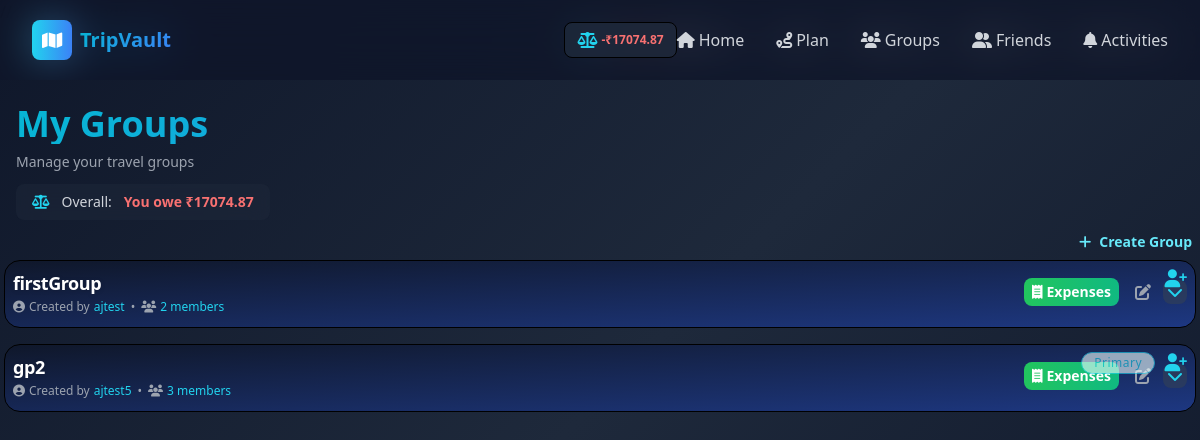
Screenshot of /tripvault/user/groups/ (signed in) with the database file from the repository.
### group/models.py (models this page shows, shortened)
class Group(BaseModel):
    uid = models.CharField(max_length=10, unique=True, db_index=True)
    name = models.CharField(max_length=30, null=True)
    description = models.TextField(blank=True, null=True)
    is_active = models.BooleanField(default=True)
    created_by = models.CharField(max_length=30)
    users_count = models.PositiveIntegerField(default=1)

### group/views.py (the view, shortened to what this page needs)
# urls.py: path('groups/', GroupView.as_view(), name='group'),
@method_decorator(login_required(login_url="/tripvault/user/login/"), name="dispatch")
class GroupView(APIView):
    def get(self, request):
        user = request.user.user
        if not user:
            return Response(
                {"error": "User Not Found!"}, status=status.HTTP_404_NOT_FOUND
            )
        group_ids = group_utils.get_user_groups(user)
        if not group_ids:
            return render(request, "user/group.html", {"user": user, "overall_balance": Decimal("0"), "overall_is_debtor": False})
        group_user_mapping = group_utils.create_group_user_mapping(
            list(set(group_ids)), user
        ).values()
        primary_mapping = group_models.UserGroupMapping.objects.filter(user=user, is_primary=True, is_active=True).first()
        primary_group_id = primary_mapping.group.id if primary_mapping else None
        overall_balance = Decimal("0")
        for grp in group_models.Group.objects.filter(id__in=list(set(group_ids)), is_active=True):
            overall_balance += expense_utils.get_group_balance(grp, user)
        overall_is_debtor = overall_balance < 0
        return render(
            request,
            "user/group_table.html",
            {"user": user, "group_user_mapping": group_user_mapping, "overall_balance": overall_balance, "overall_is_debtor": overall_is_debtor, "primary_group_id": primary_group_id},
        )

### common/context_processors.py (called while the page is built)
def primary_group_context(request):
    if not request.user.is_authenticated or not hasattr(request.user, 'user'):
        return {'primary_group_id': None}
    user = request.user.user
    mapping = UserGroupMapping.objects.filter(user=user, is_primary=True, is_active=True).select_related('group').first()
    primary_group_id = mapping.group.id if mapping else None
    primary_group_name = mapping.group.name if mapping else None
    return {'primary_group_id': primary_group_id, 'primary_group_name': primary_group_name}

def overall_balance_context(request):
    if not request.user.is_authenticated or not hasattr(request.user, 'user'):
        return {}
    user = request.user.user
    group_ids = UserGroupMapping.objects.filter(user=user, is_active=True).values_list('group_id', flat=True)
    groups = Group.objects.filter(id__in=group_ids)
    overall_balance = Decimal('0')
    for group in groups:
        overall_balance += get_group_balance(group, user)
    overall_is_debtor = overall_balance < 0
    return {
        'overall_balance': overall_balance,
        'overall_is_debtor': overall_is_debtor,
    }

### expense/utils.py (called while the page is built)
def get_group_balance(group, user):
    paid_total = Expense.objects.filter(
        group=group,
        paid_by=user
    ).aggregate(total=Sum('amount'))['total'] or Decimal('0')
    owed_total = ExpenseSplit.objects.filter(
        expense__group=group,
        user=user
    ).aggregate(total=Sum('amount_owed'))['total'] or Decimal('0')
    settlements_paid = Settlement.objects.filter(
        group=group,
        from_user=user
    ).aggregate(total=Sum('amount'))['total'] or Decimal('0')
    settlements_received = Settlement.objects.filter(
        group=group,
        to_user=user
    ).aggregate(total=Sum('amount'))['total'] or Decimal('0')
    balance = paid_total - owed_total + settlements_paid - settlements_received
    return balance

### group/utils.py (called while the page is built)
def get_user_groups(user):
    return list(
        group_models.UserGroupMapping.objects.filter(
            user=user, is_active=True, group__is_active=True
        )
        .order_by("-id")
        .values_list("group_id", flat=True)
    )

### user/templates/user/group_table.html (shortened to what this page needs)
{% extends 'user/base.html' %}
{% load static %}
{% block body %}
<div class="min-h-screen pt-20 pb-12">
    <div class="max-w-7xl mx-auto px-4">
        <div class="flex justify-between items-center mb-3">
            <div class="flex-1">
                <h2 class="text-4xl font-bold gradient-text mb-2">My Groups</h2>
                <p class="text-gray-400 text-sm">Manage your travel groups</p>
                {% if overall_balance is not None %}
                <div class="mt-3 inline-flex items-center space-x-3 glass px-4 py-2 rounded-lg text-sm">
                    <i class="fas fa-scale-balanced text-cyan-400"></i>
                    {% if overall_balance == 0 %}
                        <span class="text-white font-semibold">Balanced</span>
                    {% elif overall_is_debtor %}
                        <span class="text-gray-300">Overall:</span>
                        <span class="text-red-400 font-bold">You owe ₹{{ overall_balance|floatformat:2|cut:"-" }}</span>
                    {% else %}
                        <span class="text-gray-300">Overall:</span>
                        <span class="text-green-400 font-bold">You are owed ₹{{ overall_balance|floatformat:2 }}</span>
                    {% endif %}
                </div>
                {% endif %}
            </div>
            </div>
        </div>
        <div class="flex-0 flex justify-end items-center mb-2 mr-2">
            <button onclick="openCreateGroupModal()" class="flex items-center gap-2 text-cyan-300 font-bold text-base hover:text-cyan-400 transition-all focus:outline-none text-sm">
                <i class="fas fa-plus"></i>
                <span>Create Group</span>
            </button>
        </div>
        <div class="space-y-4 mr-1 ml-1">
            {% for user_list, group, isGroupAdmin in group_user_mapping %}
            <div class="bg-gradient-to-br from-slate-900/95 to-blue-900/90 border border-cyan-700/40 rounded-2xl shadow-lg hover:shadow-xl transition-all hover:border-cyan-400/80 p-2 flex flex-col gap-1 relative">
                {% if group.id == primary_group_id %}
                <div class="absolute top-1 right-10 z-20 select-none pointer-events-none">
                    <span class="inline-block px-3 py-0.5 rounded-full border border-cyan-200 bg-cyan-50 text-cyan-400 text-xs font-medium tracking-wide opacity-60 shadow-none" style="min-width: 70px; text-align: center; letter-spacing: 0.04em;">
                        Primary
                    </span>
                </div>
                {% endif %}
                <div class="flex flex-col sm:flex-row sm:items-center sm:justify-between gap-2">
                    <div class="flex items-center gap-2 cursor-pointer flex-1" onclick="window.location.href='{% url 'group_expenses' group_id=group.id %}'">
                        <div class="flex flex-col gap-0.5">
                            <h2 class="text-lg font-bold text-white mb-0 tracking-tight drop-shadow">{{ group.name }}</h2>
                            <div class="flex flex-wrap items-center gap-1 text-xs text-gray-400">
                                <span class="flex items-center"><i class="fas fa-user-circle mr-1"></i>Created by <span class="text-cyan-400 ml-1">{{ group.created_by }}</span></span>
                                <span class="mx-0.5">•</span>
                                <span class="flex items-center"><i class="fas fa-users mr-1"></i><span class="text-cyan-400">{{ user_list|length }} members</span></span>
                            </div>
                        </div>
                    </div>
                    <div class="flex items-center gap-1 w-full sm:w-auto">
                        <a href="{% url 'group_expenses' group_id=group.id %}" class="flex-1 sm:flex-none flex items-center justify-center gap-1 px-2 py-1 bg-gradient-to-r from-green-500 to-emerald-500 hover:from-green-600 hover:to-emerald-600 text-white rounded-lg font-semibold text-sm shadow-md hover:shadow-lg transition-all" onclick="event.stopPropagation();">
                            <i class="fas fa-receipt"></i>
                            <span>Expenses</span>
                        </a>
                        <a href="{% url 'edit_group' group_id=group.id %}" class="flex items-center justify-center p-2 text-gray-400 hover:text-cyan-400 transition-all ml-1" title="Edit Group" onclick="event.stopPropagation();">
                            <i class="fas fa-edit"></i>
                        </a>
                        <button onclick="event.stopPropagation(); openMemberModal('{{ group.id }}', {% if isGroupAdmin %}true{% else %}false{% endif %})" class="absolute top-2 right-2 flex items-center justify-center z-10 bg-transparent p-0 shadow-none hover:bg-transparent" title="Add User">
                            <i class="fas fa-user-plus text-cyan-400 text-lg"></i>
                        </button>
                        <button onclick="event.stopPropagation(); toggleGroupDetails('{{ group.id }}')" class="flex items-center justify-center p-1 rounded-lg bg-slate-700/60 hover:bg-cyan-500/20 text-cyan-400 transition-all" id="toggleBtn_{{ group.id }}">
                            <i class="fas fa-chevron-down text-base transition-transform duration-300" id="toggleIcon_{{ group.id }}"></i>
                        </button>
                    </div>
                </div>
            </div>
            {% endfor %}
        </div>
    </div>
{% endblock body %}

### user/templates/user/base.html (style rules this page uses)
html, body, * { scrollbar-width: none !important; -ms-overflow-style: none !important; }
* { margin: 0; padding: 0; box-sizing: border-box; }
html { scroll-behavior: smooth; }
body { background: linear-gradient(135deg, #0f172a 0%, #1e293b 50%, #0f172a 100%); min-height: 100vh; font-family: 'Segoe UI', Tahoma, Geneva, Verdana, sans-serif; }
.glass { background: rgba(30, 41, 59, 0.5); backdrop-filter: blur(10px); border: 1px solid rgba(255, 255, 255, 0.1); }
.gradient-text { background: linear-gradient(135deg, #06b6d4 0%, #3b82f6 100%); -webkit-background-clip: text; -webkit-text-fill-color: transparent; background-clip: text; }
a, button { transition: all 0.3s ease; }

### trip/templates/trip/base.html (style rules this page uses)
html, body, * { scrollbar-width: none !important; -ms-overflow-style: none !important; }
html, body, nav, .glass-dark, .glass { border: none !important; outline: none !important; box-shadow: none !important; }
* { margin: 0; padding: 0; box-sizing: border-box; }
html { scroll-behavior: smooth; }
body { background: linear-gradient(135deg, #0f172a 0%, #1e293b 50%, #0f172a 100%); min-height: 100vh; font-family: 'Segoe UI', Tahoma, Geneva, Verdana, sans-serif; }
.glass { background: rgba(30, 41, 59, 0.5); backdrop-filter: blur(10px); border: 1px solid rgba(255, 255, 255, 0.1); }
.gradient-text { background: linear-gradient(135deg, #06b6d4 0%, #3b82f6 100%); -webkit-background-clip: text; -webkit-text-fill-color: transparent; background-clip: text; }
a, button { transition: all 0.3s ease; }
* { border-color: initial !important; outline-color: initial !important; }
* { box-shadow: none !important; }

### rows the page displays
Group: name "firstGroup", created_by "ajtest", user_list "2"
Group: shows "Primary", name "gp2", created_by "ajtest5", user_list "3"

### other values shown
{{ overall_balance|floatformat:2|cut:"-" }} "17074.87 17074.87"
{{ overall_balance|floatformat:2|cut:"-" }} "17074.87"
